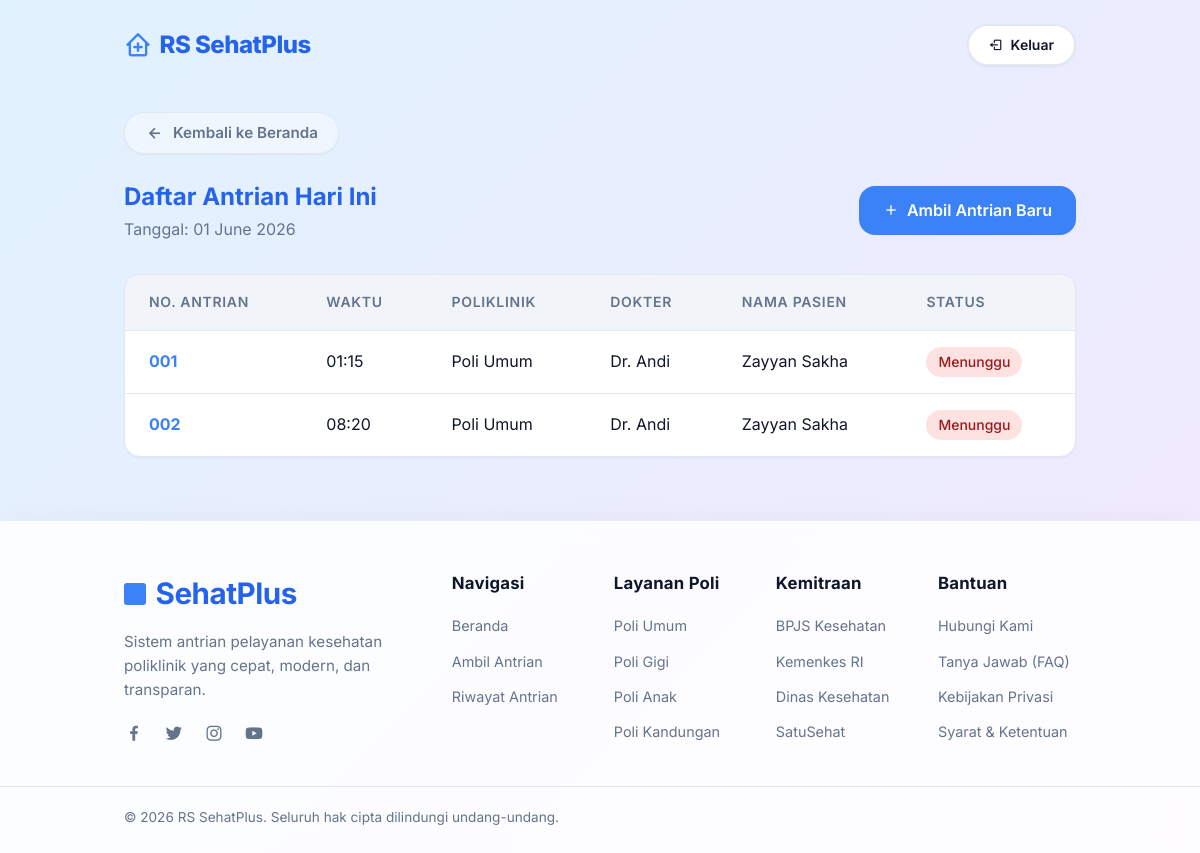
Page /daftar/ (signed in) on the committed database.
### antrian/models.py (models this page shows, shortened)
class Antrian(models.Model):
    STATUS_CHOICES = (
        ('Menunggu', 'Menunggu'),
        ('Diperiksa', 'Diperiksa'),
        ('Selesai', 'Selesai'),
        ('Batal', 'Batal'),
    )
    pasien = models.ForeignKey(Pasien, on_delete=models.CASCADE, related_name='antrian')
    poli = models.ForeignKey(Poli, on_delete=models.CASCADE)
    dokter = models.ForeignKey(Dokter, on_delete=models.CASCADE)
    tanggal = models.DateField()
    waktu_kunjungan = models.TimeField(null=True, blank=True)
    nomor_antrian = models.IntegerField()
    status = models.CharField(max_length=20, choices=STATUS_CHOICES, default='Menunggu')
    created_at = models.DateTimeField(auto_now_add=True)
    class Meta:
        unique_together = ('poli', 'tanggal', 'nomor_antrian')
        ordering = ['tanggal', 'poli', 'nomor_antrian']

class Poli(models.Model):
    nama = models.CharField(max_length=100)
    deskripsi = models.TextField(blank=True, null=True)

class Dokter(models.Model):
    nama = models.CharField(max_length=100)
    poli = models.ForeignKey(Poli, on_delete=models.CASCADE, related_name='dokter')
    jadwal = models.CharField(max_length=200, blank=True, null=True)

class Pasien(models.Model):
    nama = models.CharField(max_length=100)
    nik = models.CharField(max_length=16, unique=True)
    no_rekam_medis = models.CharField(max_length=20, unique=True, blank=True, null=True)
    no_telepon = models.CharField(max_length=15)
    alamat = models.TextField(blank=True, null=True)

### antrian/views.py (the view)
# urls.py: path('daftar/', views.daftar_antrian, name='daftar_antrian'),
def daftar_antrian(request):
    today = timezone.localdate()
    antrian_hari_ini = Antrian.objects.filter(tanggal=today).order_by('poli', 'nomor_antrian')
    return render(request, 'antrian/daftar.html', {'antrian_list': antrian_hari_ini, 'tanggal': today})

### templates/antrian/daftar.html (shortened to what this page needs)
{% extends 'base.html' %}
{% block content %}
<div style="display: flex; flex-direction: column; align-items: flex-start;">
    <a href="{% url 'beranda' %}" class="back-link" style="margin-bottom: 1.5rem; margin-top: 0;">
        <i class='bx bx-left-arrow-alt'></i> Kembali ke Beranda
    </a>
</div>
<div style="margin-bottom: 2rem; display: flex; justify-content: space-between; align-items: center; flex-wrap: wrap; gap: 1rem;">
    <div>
        <h2 style="color: var(--primary-dark);">Daftar Antrian Hari Ini</h2>
        <p style="color: var(--text-muted);">Tanggal: {{ tanggal|date:"d F Y" }}</p>
    </div>
    <a href="{% url 'ambil_antrian' %}" class="btn btn-primary">
        <i class='bx bx-plus'></i> Ambil Antrian Baru
    </a>
</div>
<div class="table-container">
    <table>
        <thead>
            <tr>
                <th>No. Antrian</th>
                <th>Waktu</th>
                <th>Poliklinik</th>
                <th>Dokter</th>
                <th>Nama Pasien</th>
                <th>Status</th>
            </tr>
        </thead>
        <tbody>
            {% for antrian in antrian_list %}
                <tr>
                    <td style="font-weight: 700; color: var(--primary);">{{ antrian.nomor_antrian|stringformat:"03d" }}</td>
                    <td>{{ antrian.waktu_kunjungan|time:"H:i" }}</td>
                    <td>{{ antrian.poli.nama }}</td>
                    <td>{{ antrian.dokter.nama }}</td>
                    <td>{{ antrian.pasien.nama }}</td>
                    <td>
                        <span class="badge badge-{{ antrian.status|lower }}">{{ antrian.status }}</span>
                    </td>
                </tr>
            {% endfor %}
        </tbody>
    </table>
</div>
{% endblock %}

### static/css/style.css (style rules this page uses)
:root { --primary: #3b82f6; --primary-dark: #2563eb; --secondary: #10b981; --accent: #8b5cf6; --bg-light: #f1f5f9; --text-main: #0f172a; --text-muted: #64748b; --surface: #ffffff; --border: #e2e8f0; --shadow-sm: 0 1px 2px 0 rgb(0 0 0 / 0.05); --shadow-md: 0 10px 15px -3px rgb(0 0 0 / 0.1), 0 4px 6px -4px rgb(0 0 0 / 0.05); --shadow-lg: 0 20px 25px -5px rgb(0 0 0 / 0.1), 0 8px 10px -6px rgb(0 0 0 / 0.1); --radius: 16px; --glass-bg: rgba(255, 255, 255, 0.85); --glass-border: rgba(255, 255, 255, 0.5); }
* { margin: 0; padding: 0; box-sizing: border-box; }
body { font-family: 'Inter', sans-serif; background: linear-gradient(135deg, #e0f2fe 0%, #f3e8ff 100%); background-attachment: fixed; color: var(--text-main); line-height: 1.6; display: flex; flex-direction: column; min-height: 100vh; }
a { text-decoration: none; color: inherit; transition: all 0.3s ease; }
.btn { display: inline-flex; align-items: center; justify-content: center; padding: 0.75rem 1.5rem; border-radius: var(--radius); font-weight: 600; cursor: pointer; border: none; transition: all 0.3s ease; gap: 0.5rem; }
.btn-primary { background: var(--primary); color: white; }
.table-container { overflow-x: auto; background: var(--surface); border-radius: var(--radius); box-shadow: var(--shadow-sm); border: 1px solid var(--border); }
table { width: 100%; border-collapse: collapse; }
th, td { padding: 1rem 1.5rem; text-align: left; border-bottom: 1px solid var(--border); }
th { background: var(--bg-light); font-weight: 600; color: var(--text-muted); text-transform: uppercase; font-size: 0.875rem; letter-spacing: 0.05em; }
tr:last-child td { border-bottom: none; }
.badge { display: inline-block; padding: 0.25rem 0.75rem; border-radius: 9999px; font-size: 0.875rem; font-weight: 500; }
.badge-menunggu { background: #fee2e2; color: #991b1b; }
.back-link { display: inline-flex; align-items: center; gap: 0.5rem; color: var(--text-muted); font-size: 0.95rem; font-weight: 600; padding: 0.5rem 1.25rem; border-radius: 99px; background: rgba(255, 255, 255, 0.4); border: 1px solid var(--border); transition: all 0.3s cubic-bezier(0.4, 0, 0.2, 1); backdrop-filter: blur(8px); -webkit-backdrop-filter: blur(8px); box-shadow: var(--shadow-sm); margin-top: 1.5rem; text-decoration: none; }
.back-link i { font-size: 1.25rem; transition: transform 0.3s cubic-bezier(0.4, 0, 0.2, 1); }

### rows in the picture
Antrian: nomor_antrian "001", waktu_kunjungan "01:15", poli.nama "Poli Umum", dokter.nama "Dr. Andi", pasien.nama "Zayyan Sakha", status "Menunggu"
Antrian: nomor_antrian "002", waktu_kunjungan "08:20", poli.nama "Poli Umum", dokter.nama "Dr. Andi", pasien.nama "Zayyan Sakha", status "Menunggu"

### other values in the picture
{{ tanggal|date:"d F Y" }} "01 June 2026"
